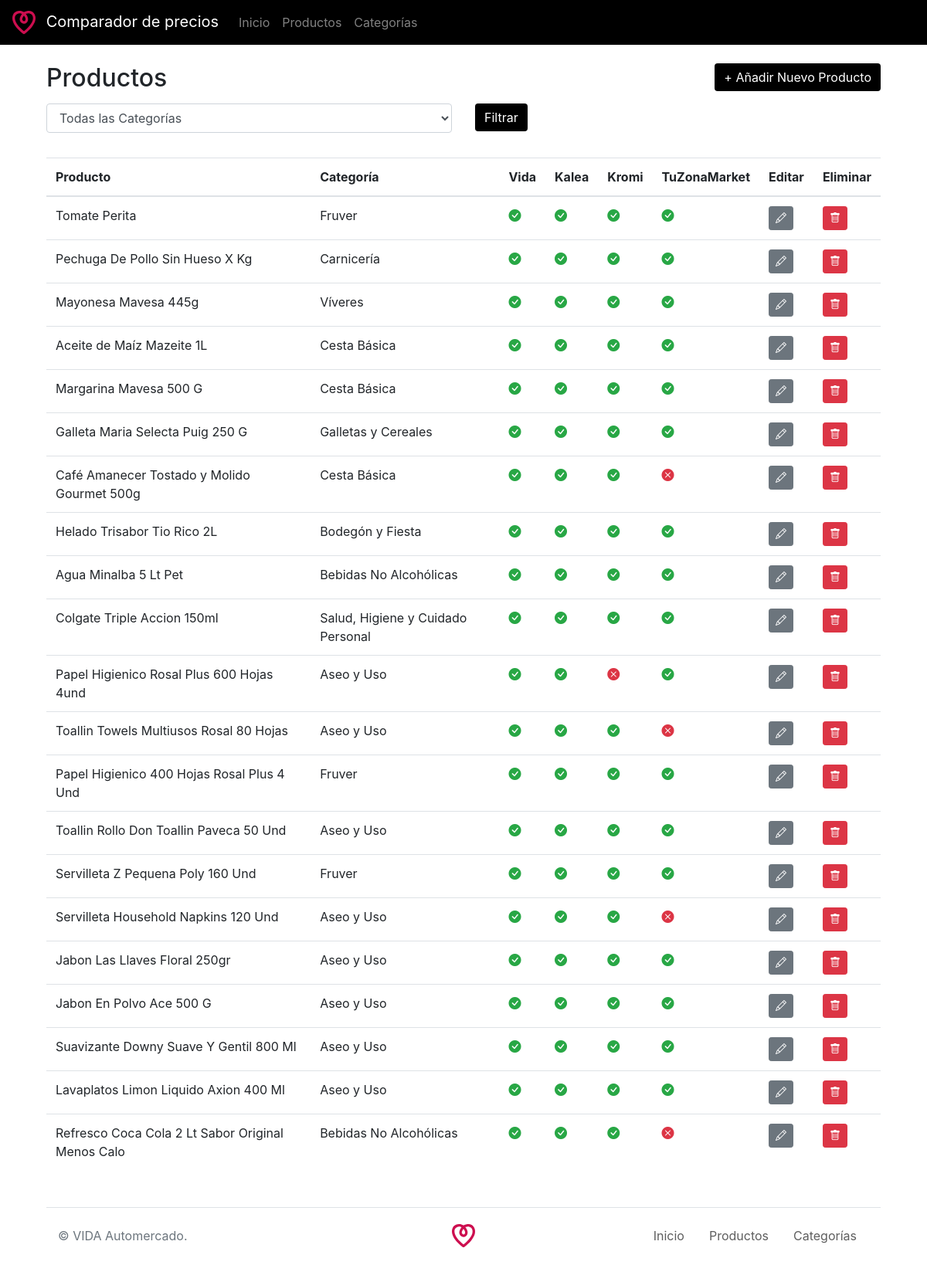
The page /productos on the database its author committed.
### app/models.py (models this page shows, shortened)
class Producto(Base):
    __tablename__ = 'productos'
    id = Column(Integer, primary_key=True)
    nombre = Column(String, nullable=False)
    categoria_id = Column(Integer, ForeignKey('categorias.id'), nullable=False)
    titulo_kalea = Column(String)
    url_kalea = Column(String)
    factor_kalea = Column(Float)
    titulo_kromi = Column(String)
    url_kromi = Column(String)
    factor_kromi = Column(Float)
    titulo_tuzonamarket = Column(String)
    url_tuzonamarket = Column(String)
    factor_tuzonamarket = Column(Float)
    titulo_vida = Column(String)
    url_vida = Column(String)
    factor_vida = Column(Float)
    categoria = relationship('Categoria', back_populates='productos')
    historial_precios = relationship("HistorialPrecio", back_populates="producto")

class Categoria(Base):
    __tablename__ = 'categorias'
    id = Column(Integer, primary_key=True)
    nombre = Column(String, nullable=False)
    productos = relationship('Producto', back_populates='categoria')

### app/routes.py (the view)
@bp.route('/productos')
def listar_productos():
    session = Session()
    categoria_id = request.args.get('categoria_id')
    query = session.query(Producto).options(joinedload(Producto.categoria))
    if categoria_id:
        productos = query.filter(Producto.categoria_id == categoria_id).all()
    else:
        productos = query.all()
    categorias = session.query(Categoria).all()
    session.close()
    return render_template('listar_productos.html', productos=productos, categorias=categorias)

### templates/listar_productos.html (shortened to what this page needs)
{% extends "base.html" %}
{% block content %}
<div class="container mt-4">
    <div class="container mt-4">
        <div class="row">
            <div class="col-sm">
                <h2>Productos</h2>
            </div>
            <div class="col-sm text-right">
                <a href="{{ url_for('bp.nuevo_producto') }}" class="btn btn-primary mb-3">+ Añadir Nuevo Producto</a>
            </div>
        </div>
                    <form action="{{ url_for('bp.listar_productos') }}" method="get" class="mb-3">
                        <div class="row">
                            <div class="col-sm">
                                <div class="form-group">
                                    <select class="form-control" name="categoria_id">
                                        <option value="">Todas las Categorías</option>
                                    </select>
                                </div>
                            </div>
                             <div class="col-sm">
                                <button type="submit" class="btn btn-primary">Filtrar</button>
                            </div>
                        </div>
                    </form>
    <table class="table">
        <thead>
            <tr>
                <th>Producto</th>
                <th>Categoría</th>
                <th>Vida</th>
                <th>Kalea</th>
                <th>Kromi</th>
                <th>TuZonaMarket</th>
                <th>Editar</th>
                <th>Eliminar</th>
            </tr>
        </thead>
        <tbody>
            {% for producto in productos %}
            <tr>
                <td>{{ producto.nombre }}</td>
                <td>{{ producto.categoria.nombre }}</td>
                <td>{% if producto.url_vida %}<i class="bi bi-check-circle-fill text-success"></i>{% else %}<i class="bi bi-x-circle-fill text-danger"></i>{% endif %}</td>
                <td>{% if producto.url_kalea %}<i class="bi bi-check-circle-fill text-success"></i>{% else %}<i class="bi bi-x-circle-fill text-danger"></i>{% endif %}</td>
                <td>{% if producto.url_kromi %}<i class="bi bi-check-circle-fill text-success"></i>{% else %}<i class="bi bi-x-circle-fill text-danger"></i>{% endif %}</td>
                <td>{% if producto.url_tuzonamarket %}<i class="bi bi-check-circle-fill text-success"></i>{% else %}<i class="bi bi-x-circle-fill text-danger"></i>{% endif %}</td>
                <td>
                    <a href="{{ url_for('bp.editar_producto', id=producto.id) }}" class="btn btn-secondary btn-sm">
                        <i class="bi bi-pencil"></i>
                    </a>
                </td>
                <td>
                    <a href="{{ url_for('bp.eliminar_producto', id=producto.id) }}" class="btn btn-danger btn-sm">
                        <i class="bi bi-trash"></i>
                    </a>
                </td>
            </tr>
            {% endfor %}
        </tbody>
    </table>
</div>
{% endblock %}

### templates/base.html (shortened to what this page needs)
<!DOCTYPE html>
<html lang="es">
<head>
    <link href="https://stackpath.bootstrapcdn.com/bootstrap/4.3.1/css/bootstrap.min.css" rel="stylesheet">
    <link href="https://cdnjs.cloudflare.com/ajax/libs/bootstrap-icons/1.4.0/font/bootstrap-icons.min.css" rel="stylesheet">
    <link rel="stylesheet" href="{{ url_for('static', filename='vida.css') }}">
</head>
<body>
    <nav class="navbar navbar-expand-lg navbar-dark bg-dark">
        <a class="navbar-brand" href="{{ url_for('bp.inicio') }}">
        <span class="logo">
        </span>
            Comparador de precios
        </a>
        <div class="collapse navbar-collapse" id="navbarNav">
            <ul class="navbar-nav">
                <li class="nav-item">
                    <a class="nav-link" href="{{ url_for('bp.inicio') }}">Inicio</a>
                </li>
                <li class="nav-item">
                    <a class="nav-link" href="{{ url_for('bp.listar_productos') }}">Productos</a>
                </li>
                <li class="nav-item">
                    <a class="nav-link" href="{{ url_for('bp.listar_categorias') }}">Categorías</a>
                </li>
            </ul>
        </div>
    </nav>
    {% block content %}
    {% endblock %}
<footer>
    <div class="container mt-5">
        <footer class="d-flex flex-wrap justify-content-between align-items-center py-3 my-4 border-top">
          <p class="col-md-4 mb-0 text-muted">© VIDA Automercado.</p>
          <a href="/" class="col-md-4 d-flex align-items-center justify-content-center mb-3 mb-md-0 me-md-auto link-dark text-decoration-none">
          </a>
          <ul class="nav col-md-4 justify-content-end">
            <li class="nav-item">
                <a class="nav-link" href="{{ url_for('bp.inicio') }}">Inicio</a>
            </li>
            <li class="nav-item">
                <a class="nav-link" href="{{ url_for('bp.listar_productos') }}">Productos</a>
            </li>
            <li class="nav-item">
                <a class="nav-link" href="{{ url_for('bp.listar_categorias') }}">Categorías</a>
            </li>
          </ul>
        </footer>
      </div>
</footer>
</body>
</html>

### app/static/vida.css (style rules this page uses)
.navbar-brand { margin-right:3rem !important; }
.navbar { background: #000 !important; }
.logo svg { max-width: 30px; margin-right: 8px; }
.btn-primary { background:#000; border:0 !important; }
footer svg { width: 30px; }
footer a { color: #5e5e5e; }

### rows shown on the page
Producto: nombre "Tomate Perita", categoria.nombre "Fruver"
Producto: nombre "Pechuga De Pollo Sin Hueso X Kg", categoria.nombre "Carnicería"
Producto: nombre "Mayonesa Mavesa 445g", categoria.nombre "Víveres"
Producto: nombre "Aceite de Maíz Mazeite 1L", categoria.nombre "Cesta Básica"
Producto: nombre "Margarina Mavesa 500 G", categoria.nombre "Cesta Básica"
Producto: nombre "Galleta Maria Selecta Puig 250 G", categoria.nombre "Galletas y Cereales"
Producto: nombre "Café Amanecer Tostado y Molido Gourmet 500g", categoria.nombre "Cesta Básica"
Producto: nombre "Helado Trisabor Tio Rico 2L", categoria.nombre "Bodegón y Fiesta"
Producto: nombre "Agua Minalba 5 Lt Pet", categoria.nombre "Bebidas No Alcohólicas"
Producto: nombre "Colgate Triple Accion 150ml", categoria.nombre "Salud, Higiene y Cuidado Personal"
Producto: nombre "Papel Higienico Rosal Plus 600 Hojas 4und", categoria.nombre "Aseo y Uso"
Producto: nombre "Toallin Towels Multiusos Rosal 80 Hojas", categoria.nombre "Aseo y Uso"
Producto: nombre "Papel Higienico 400 Hojas Rosal Plus 4 Und", categoria.nombre "Fruver"
Producto: nombre "Toallin Rollo Don Toallin Paveca 50 Und", categoria.nombre "Aseo y Uso"
Producto: nombre "Servilleta Z Pequena Poly 160 Und", categoria.nombre "Fruver"
Producto: nombre "Servilleta Household Napkins 120 Und", categoria.nombre "Aseo y Uso"
Producto: nombre "Jabon Las Llaves Floral 250gr", categoria.nombre "Aseo y Uso"
Producto: nombre "Jabon En Polvo Ace 500 G", categoria.nombre "Aseo y Uso"
Producto: nombre "Suavizante Downy Suave Y Gentil 800 Ml", categoria.nombre "Aseo y Uso"
Producto: nombre "Lavaplatos Limon Liquido Axion 400 Ml", categoria.nombre "Aseo y Uso"
Producto: nombre "Refresco Coca Cola 2 Lt Sabor Original Menos Calo", categoria.nombre "Bebidas No Alcohólicas"
